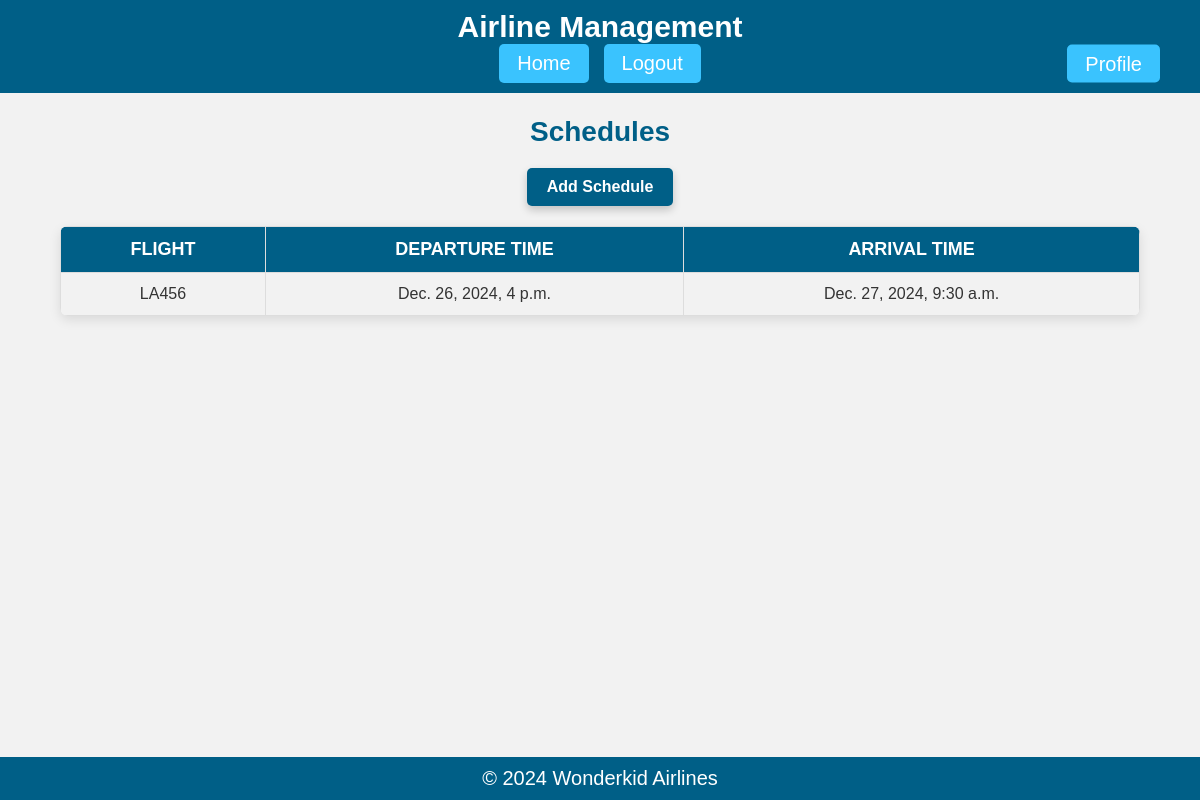
Page /schedules/ (signed in) on the committed database.
### Airlines/models.py (models this page shows, shortened)
class Schedule(models.Model):
    flight = models.ForeignKey('Flight', on_delete=models.CASCADE)
    departure_time = models.DateTimeField()
    arrival_time = models.DateTimeField()

class Flight(models.Model):
    flight_number = models.CharField(max_length=10)
    departure_airport = models.ForeignKey(Airport, on_delete=models.CASCADE, related_name='departing_flights')
    arrival_airport = models.ForeignKey(Airport, on_delete=models.CASCADE, related_name='arriving_flights')
    departure_time = models.DateTimeField()
    arrival_time = models.DateTimeField()
    aircraft = models.ForeignKey(Aircraft, on_delete=models.CASCADE)
    def __str__(self):
        return self.flight_number

### Airlines/views.py (the view)
# urls.py: path('schedules/', views.schedules_list, name='schedules'),
@login_required
def schedules_list(request):
    schedules = Schedule.objects.all()
    return render(request, 'schedules.html', {'schedules': schedules})

### Airlines/templates/schedules.html (shortened to what this page needs)
{% extends 'base.html' %}
{% block content %}
    <h2>Schedules</h2>
    <a href="{% url 'add_schedule' %}" class="btn primary-btn">Add Schedule</a>
    <table>
        <thead>
            <tr>
                <th>Flight</th>
                <th>Departure Time</th>
                <th>Arrival Time</th>
            </tr>
        </thead>
        <tbody>
            {% for schedule in schedules %}
            <tr>
                <td>{{ schedule.flight }}</td>
                <td>{{ schedule.departure_time }}</td>
                <td>{{ schedule.arrival_time }}</td>
            </tr>
            {% endfor %}
        </tbody>
    </table>
{% endblock %}

### Airlines/templates/base.html (style rules this page uses)
body { font-family: Arial, sans-serif; background-color: #f2f2f2; margin: 0; padding: 0; color: #333; min-height: 100vh; display: flex; flex-direction: column; }

### Airlines/templates/schedules.html (style rules this page uses)
h2 { text-align: center; color: #005f87; font-size: 28px; margin-bottom: 20px; font-weight: bold; }
table { width: 90%; margin: 20px auto; border-collapse: collapse; border-radius: 8px; overflow: hidden; box-shadow: 0px 4px 12px rgba(0, 0, 0, 0.1); }
table th, table td { padding: 12px; text-align: center; font-size: 16px; border: 1px solid #ddd; }
table th { background-color: #005f87; color: white; font-weight: bold; text-transform: uppercase; font-size: 18px; }
.btn { display: inline-block; padding: 10px 20px; background-color: #005f87; color: white; text-decoration: none; border-radius: 5px; font-size: 20px; font-weight: 500; transition: background-color 0.3s ease, transform 0.2s ease; }
.primary-btn { display: block; width: fit-content; margin: 0 auto 20px; background-color: #005f87; font-size: 16px; font-weight: bold; box-shadow: 0px 4px 8px rgba(0, 0, 0, 0.2); }

### rows in the picture
Schedule: flight "LA456", departure_time "Dec. 26, 2024, 4 p.m.", arrival_time "Dec. 27, 2024, 9:30 a.m."
